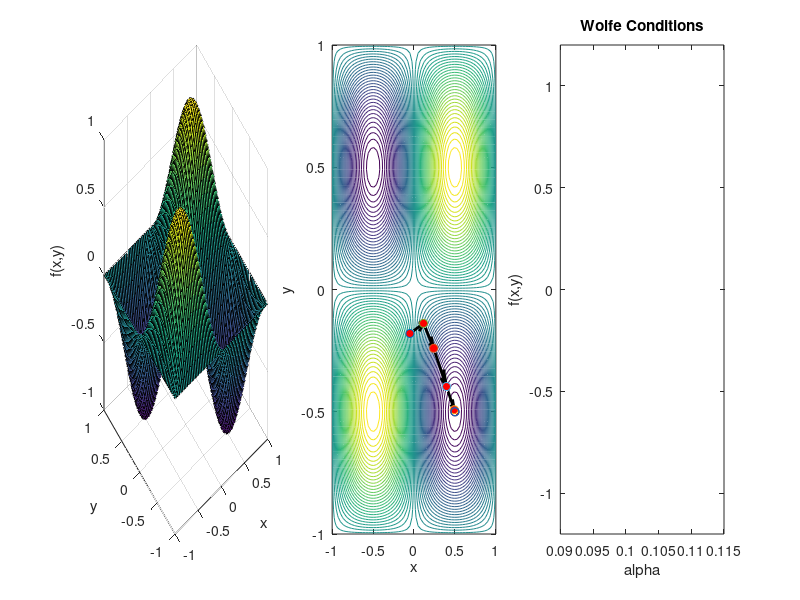

MATLAB code to generate this figure:
% Start fresh
clear all; close all;

% Objective function
f = @(x) sin(pi*x(1)).*sin(pi*x(2));

% Gradient of Objective function
gradf = @(x)[pi.*cos(pi.*x(1)).*sin(pi.*x(2));pi.*cos(pi.*x(2)).*sin(pi.*x(1))];

% Surf and Contour plot of the objection function
figure('Position',[30 100 1200 500])
N = 60;
x = linspace(-1,1,N);
[X,Y] = meshgrid(x,x);
fplot = @(x,y) sin(pi*x).*sin(pi*y);
Z = fplot(X,Y);
subplot(1,3,1)
surf(X,Y,Z);
xlabel('x'); ylabel('y'); zlabel('f(x,y)')
hold on;
subplot(1,3,2)
contour(X,Y,Z,60)
hold on
xlabel('x'); ylabel('y');
subplot(1,3,3)
h1 = plot(NaN,NaN,'-b'); hold on; h2 = plot(NaN,NaN,'--r');
h3 = plot(NaN,NaN,'*k','MarkerSize',10); h4 = plot(NaN,NaN,'*r','MarkerSize',10);
xlabel('alpha'); ylabel('f(x,y)');
ylim([min(Z(:))-0.2 max(Z(:))+0.2]);
title('Wolfe Conditions');

% Set initial point
xk = [-0.05;-0.18];
fk = f(xk);

fprintf('iter                   xk                          fk                      alphak\n')
fprintf('-----------------------------------------------------------------------------------------\n')
fprintf('%3d        %3.8e    %3.8e       %3.8e        %3.8e\n',0,xk(1),xk(2),fk, 1)

% Perform iteration
keepIterate = true;
k = 0;
while keepIterate
    k = k + 1;
    subplot(1,3,2)
    plot(xk(1),xk(2),'o','MarkerFaceColor','r')

    % Choose pk
    gradfk = gradf(xk); % or you can normalize this
    pk = -gradfk;
    
    
    % Choose alphak using Wolfe conditions
    alpha = 0.1; % Starting alpha
    c1 = 1e-4; % Armijo condition parameter
    c2 = 0.9; % Curvature condition parameter
    rho = 0.5; % Step size reduction factor

    xx = bsxfun(@plus,xk,bsxfun(@times,alpha,pk));
    set(h1,'Xdata',alpha,'YData',fplot(xx(1,:),xx(2,:)));
    set(h2,'Xdata',alpha,'YData',fplot(xk(1),xk(2)) + (c1*gradfk.'*pk)*alpha);

    while true
        if f(xk + alpha*pk) > f(xk) + c1*alpha*gradfk.'*pk || ...
                (alpha > 1 && f(xk + alpha*pk) >= f(xk))
            % Armijo condition or weak Wolfe condition not met
            alpha = zoom(alpha, pk, xk, f, gradf, c1, c2);
            fprintf("First loop.")
        elseif abs(gradf(xk + alpha*pk).' * pk) <= -c2 * gradfk.' * pk
            % Strong Wolfe condition met 
            fprintf("Second loop.")
            break;
        elseif gradf(xk + alpha*pk).' * pk >= 0
                % Strong Wolfe condition not met
                fprintf("Third loop.")
                alpha = zoom(alpha, pk, xk, f, gradf, c1, c2);

                set(h3,'XData',alpha,'YData',f(xk + alpha*pk));
                set(h4,'XData',alpha,'YData',f(xk) + (c1*gradfk.'*pk)*alpha);
                drawnow;
                pause(0.01)
         else
                % Continue iteration
                fprintf("Fourth loop.")
                break;
         end
        
    end

    subplot(1,3,2)
    quiver(xk(1),xk(2),alpha*pk(1),alpha*pk(2),1,'k','Linewidth',2);

    % Step xk to xk + alpha*pk
    xk = xk+alpha*pk;
    funcdiff = f(xk)-fk;
    fk = f(xk); % Update function value
    
    fprintf('%3d        %3.8e    %3.8e       %3.8e       %3.8e\n',k,xk(1),xk(2),fk,alpha)
    
    % Difference in function value stop criteria
    % if funcdiff <  1e-8
    %     keepIterate = false;
    %     disp('Difference in function value is below threshold.');
    %     break;
    % end
    
    if fk == -1
        keepIterate = false;
    end

end

function alpha = zoom(alpha_init, pk, xk, f, gradf, c1, c2)
    alpha_lo = 0;
    alpha_hi = alpha_init;
    while true
        % Interpolate to find a trial step length
        alpha_j = 0.5 * (alpha_lo + alpha_hi);
        
        % Evaluate objective function at the trial step length
        fj = f(xk + alpha_j * pk);
        fk = f(xk);
        if fj > fk + c1 * alpha_j * gradf(xk).' * pk || fj >= f(xk + alpha_lo * pk)
            alpha_hi = alpha_j;
        else
            gradfj = gradf(xk + alpha_j * pk).' * pk;
            if abs(gradfj) <= -c2 * gradf(xk).' * pk
                alpha = alpha_j;
                break;
            elseif gradfj * (alpha_hi - alpha_lo) >= 0
                alpha_hi = alpha_lo;
            end
            alpha_lo = alpha_j;
        end
    end
end
